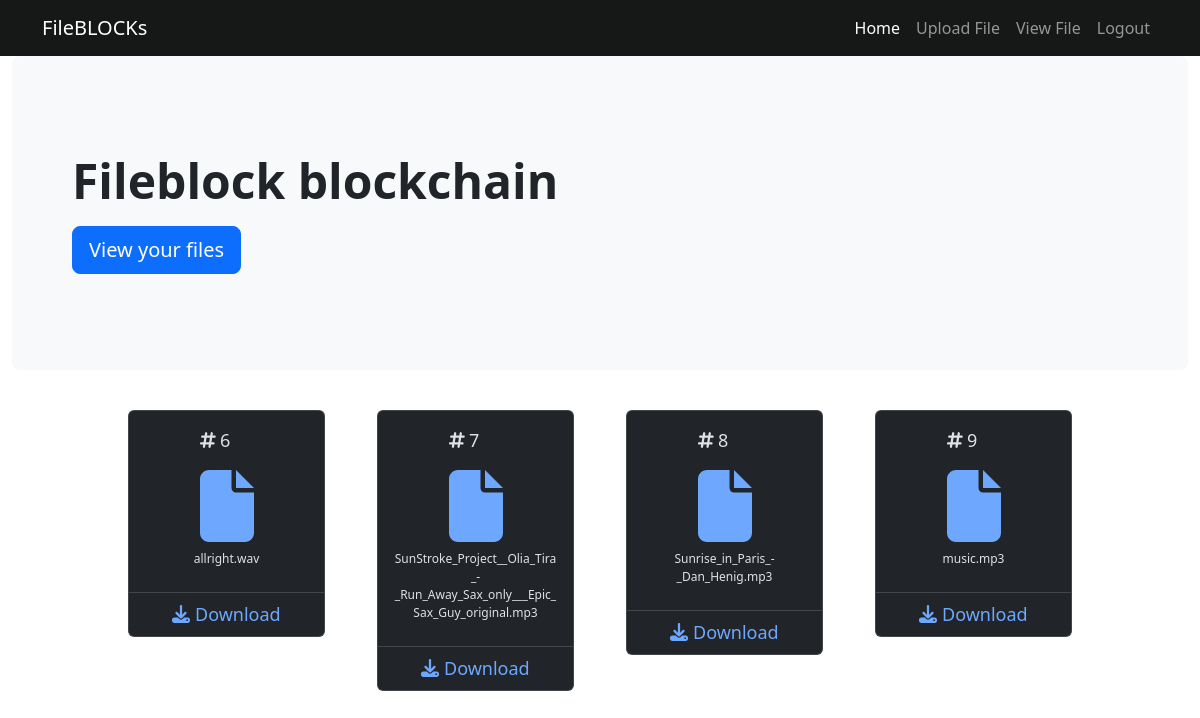
Screenshot of /bc/myfiles (signed in) with the database file from the repository.
### database.py (models this page shows)
class File(Base):
    __tablename__ = 'files'
    id = Column(Integer, primary_key=True)
    name = Column(String(250), nullable=False)
    path = Column(String(250), nullable=False)
    user_id = Column(Integer, ForeignKey('users.id'))
    created_at = Column(DateTime, default=datetime.now)

### app.py (the view)
@app.route('/bc/myfiles')
def my_files():
    if 'logged_in' not in session or session['logged_in'] == False:
        flash('Please login to view files', 'danger')
        return redirect(url_for('login'))
    db = open_db()
    user = db.query(User).filter_by(email = session['email']).first()
    chain = db.query(Chain).filter_by(user_id = user.id).all()
    files = []
    for c in chain:
        file = db.query(File).filter_by(id = c.file_id).first()
        files.append(file)
    return render_template('my_files.html', files = files, bc = chain)

### database.py (called while the page is built)
def open_db():
    engine = create_engine('sqlite:///blockchain.db')
    Base.metadata.create_all(engine)
    Session = sessionmaker(bind=engine)
    session = Session()
    return session

### templates/my_files.html (shortened to what this page needs)
{% extends "base.html" %}
{% block css %}
<link rel="stylesheet" href="https://cdn.jsdelivr.net/npm/swiper@11/swiper-bundle.min.css" />
<link rel="stylesheet" href="https://cdnjs.cloudflare.com/ajax/libs/font-awesome/6.2.0/css/all.min.css"
 />
{% endblock css %}
{% block body %}
<div class="container-fluid" data-bs-theme="dark">
    <div class="p-5 mb-4 bg-light rounded-3">
        <div class="container-fluid py-5">
            <h1 class="display-5 fw-bold">Fileblock blockchain</h1>
            <a class="btn btn-primary btn-lg" type="button" href="/bc/myfiles">
                View your files
            </a>
        </div>
    </div>
    <div class="row">
        <div class="col-md-10 mx-auto">
            <div class="swiper mySwiper">
                <div class="swiper-wrapper">
                    {% for b in files %}
                    <div class="col-lg-4 swiper-slide text-center p-3 bg-transparent">
                        <div class="card">
                            <div class="card-body">
                                <div class="d-flex align-items-center justify-content-center gap-2">
                                    <div class="d-flex flex-column align-items-start justify-content-start">
                                        <p>
                                            <i class="fa-solid fa-hashtag"></i>
                                            {{b.id}}
                                        </p>
                                        <a href="#">
                                            <i class="fa-solid fa-file fa-4x"></i>
                                        </a>
                                    </div>
                                </div>
                                <p class="lead fs-8 my-2">{{b.name}}</p>
                            </div>
                            <ul class="list-group list-group-flush p-2">
                                <a href="/bc/download/{{b.id}}" class="text-decoration-none">
                                    <i class="fa-solid fa-download"></i>
                                    Download
                                </a>
                            </ul>
                        </div>
                    </div>
                    {% endfor %}
                </div>
            </div>
        </div>
    </div>
</div>
{% endblock body %}

### templates/my_files.html (style rules this page uses)
.swiper { width: 100%; display: flex; justify-content: center; align-items: center; }
.swiper-slide { text-align: center; font-size: 18px; justify-content: center; align-items: center; }
.fs-8 { font-size: 12px; }

### rows the page displays
File: id "6", name "allright.wav"
File: id "7", name "SunStroke_Project__Olia_Tira_-_Run_Away_Sax_only___Epic_Sax_Guy_original.mp3"
File: id "8", name "Sunrise_in_Paris_-_Dan_Henig.mp3"
File: id "9", name "music.mp3"
